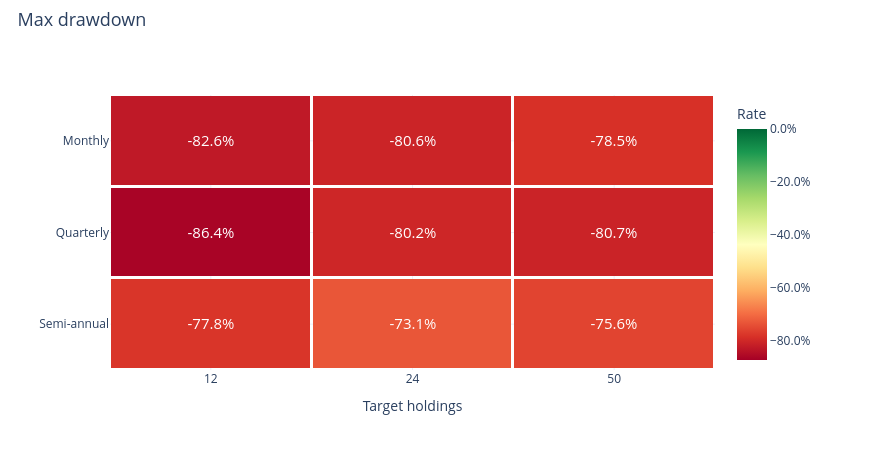

Notebook code for this chart:
### Markdown cell above
### Maximum drawdown

### Code cell
research.heatmap('maximum_drawdown')

### Figure 1 — Plotly figure (JSON) as saved in the notebook; plotly's stock layout.template omitted (floating-point values rounded to 4 significant figures)
{"data": [{"colorbar": {"tickformat": ".1%", "title": {"text": "Rate"}}, "colorscale": [[0.0, "rgb(165,0,38)"], [0.1, "rgb(215,48,39)"], [0.2, "rgb(244,109,67)"], [0.3, "rgb(253,174,97)"], [0.4, "rgb(254,224,139)"], [0.5, "rgb(255,255,191)"], [0.6, "rgb(217,239,139)"], [0.7, "rgb(166,217,106)"], [0.8, "rgb(102,189,99)"], [0.9, "rgb(26,152,80)"], [1.0, "rgb(0,104,55)"]], "text": [["-82.6%", "-80.6%", "-78.5%"], ["-86.4%", "-80.2%", "-80.7%"], ["-77.8%", "-73.1%", "-75.6%"]], "textfont": {"size": 15}, "texttemplate": "%{text}", "type": "heatmap", "x": ["12", "24", "50"], "xgap": 3, "y": ["Monthly", "Quarterly", "Semi-annual"], "ygap": 3, "z": [[-0.8264, -0.8061, -0.7849], [-0.8644, -0.8018, -0.8071], [-0.7777, -0.7308, -0.7558]], "zmax": 0.0, "zmin": -0.8715}], "layout": {"height": 450, "hovermode": "closest", "legend": {"font": {"size": 12}, "itemclick": "toggle", "itemdoubleclick": "toggleothers", "x": 1.025, "y": 1}, "margin": {"b": 80, "l": 110, "r": 155, "t": 95}, "title": {"font": {"size": 18}, "text": "Max drawdown", "x": 0.02, "y": 0.97}, "width": 870, "xaxis": {"title": {"text": "Target holdings"}}, "yaxis": {"autorange": "reversed"}}}
